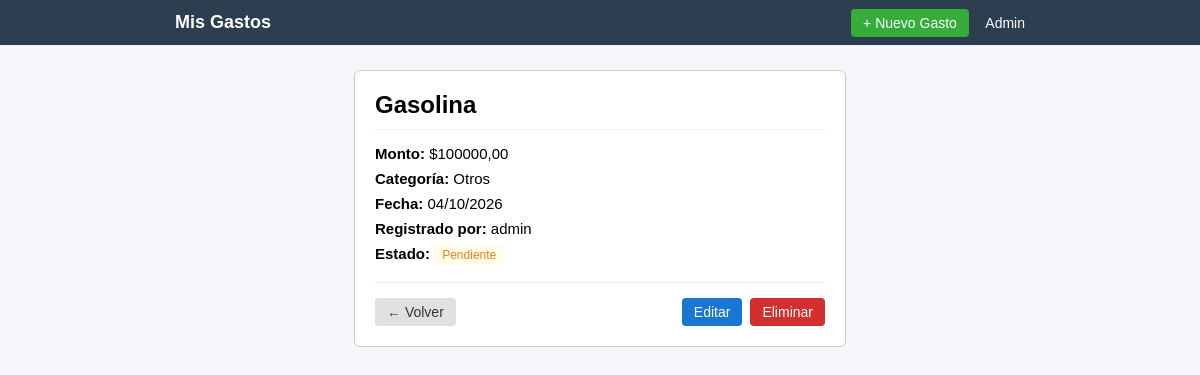
Screenshot of /gasto/10/ with the database file from the repository.
### modulo/models.py (models this page shows, shortened)
class Gasto(models.Model):
    CATEGORIAS = [
        ('ALIMENTACION', 'Alimentación'),
        ('TRANSPORTE', 'Transporte'),
        ('SERVICIOS', 'Servicios Públicos'),
        ('EDUCACION', 'Educación'),
        ('ENTRETENIMIENTO', 'Entretenimiento'),
        ('SALUD', 'Salud'),
        ('OTROS', 'Otros'),
    ]
    usuario = models.ForeignKey(User, on_delete=models.CASCADE)
    descripcion = models.CharField(max_length=200)
    monto = models.DecimalField(max_digits=10, decimal_places=2)
    categoria = models.CharField(max_length=20, choices=CATEGORIAS, default='OTROS')
    fecha = models.DateField(default=timezone.now)
    pagado = models.BooleanField(default=True)
    class Meta:
        ordering = ['-fecha']

### modulo/views.py (the view)
# urls.py: path('gasto/<int:pk>/', views.detalle_gasto, name='detalle_gasto'),
def detalle_gasto(request, pk):
    gasto = get_object_or_404(Gasto, pk=pk)
    return render(request, 'modulo/gasto_detail.html', {'gasto': gasto})

### modulo/templates/modulo/gasto_detail.html (shortened to what this page needs)
{% extends 'modulo/base.html' %}
{% load static %}
{% block extra_css %}
    <link rel="stylesheet" href="{% static 'modulo/css/detalle.css' %}">
{% endblock %}
{% block content %}
<div class="tarjeta-detalle">
    <h2>{{ gasto.descripcion }}</h2>
    <hr>
    <p><strong>Monto:</strong> <span class="monto">${{ gasto.monto }}</span></p>
    <p><strong>Categoría:</strong> {{ gasto.get_categoria_display }}</p>
    <p><strong>Fecha:</strong> {{ gasto.fecha|date:"d/m/Y" }}</p>
    <p><strong>Registrado por:</strong> {{ gasto.usuario.username }}</p>
    <p><strong>Estado:</strong>
        {% if gasto.pagado %}
            <span class="badge pagado">Pagado</span>
        {% else %}
            <span class="badge pendiente">Pendiente</span>
        {% endif %}
    </p>
    <div class="acciones-detalle">
        <a href="{% url 'lista_gastos' %}" class="btn-cancelar">← Volver</a>
        <div>
            <a href="{% url 'editar_gasto' gasto.pk %}" class="btn-azul">Editar</a>
            <a href="{% url 'eliminar_gasto' gasto.pk %}" class="btn-rojo">Eliminar</a>
        </div>
    </div>
</div>
{% endblock %}

### modulo/static/modulo/css/base.css (style rules this page uses)
body { font-family: sans-serif; margin: 0; background-color: #f4f6f9; }

### modulo/static/modulo/css/detalle.css (style rules this page uses)
.tarjeta-detalle { background-color: white; border: 1px solid #ccc; padding: 20px; max-width: 450px; margin: 20px auto; border-radius: 6px; }
.tarjeta-detalle h2 { margin-top: 0; margin-bottom: 10px; }
.tarjeta-detalle hr { border: 0; border-top: 1px solid #eee; margin: 10px 0 15px 0; }
.tarjeta-detalle p { margin: 8px 0; font-size: 15px; }
.acciones-detalle { margin-top: 20px; padding-top: 15px; border-top: 1px solid #eee; display: flex; justify-content: space-between; align-items: center; }
.acciones-detalle div { display: flex; gap: 8px; }
.btn-azul, .btn-rojo, .btn-cancelar { padding: 6px 12px; border-radius: 4px; font-size: 14px; text-decoration: none; }
.btn-azul { background-color: #1976d2; color: white; }
.btn-rojo { background-color: #d32f2f; color: white; border: none; cursor: pointer; }
.btn-cancelar { background-color: #e0e0e0; color: #333; }
.badge { padding: 3px 8px; border-radius: 4px; font-size: 12px; }
.pendiente { background-color: #fffde7; color: #f57f17; }

### rows the page displays
Gasto: descripcion "Gasolina", monto "100000,00", categoria "Otros", fecha "04/10/2026", usuario.username "admin"
